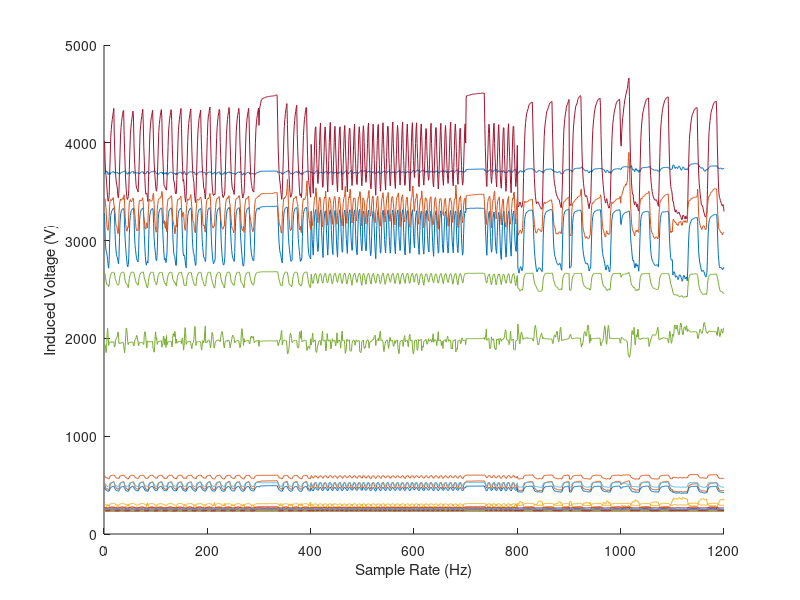
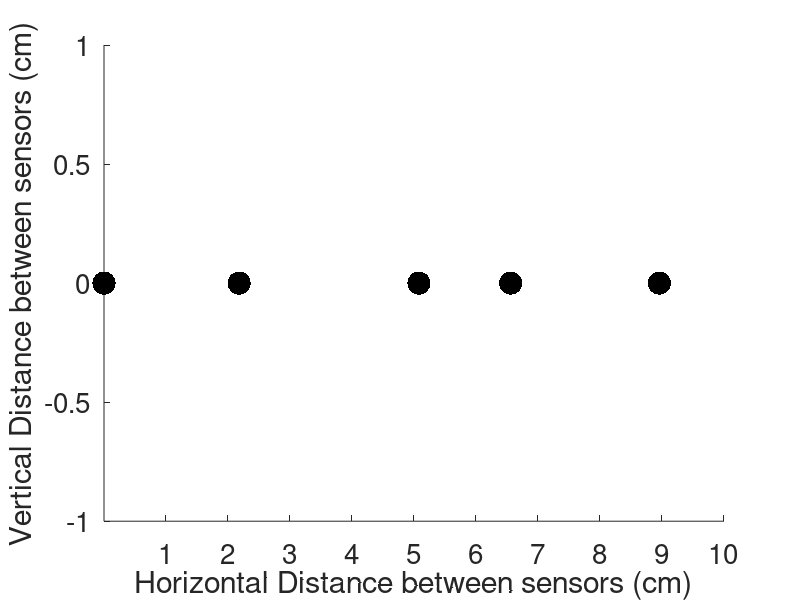

Write MATLAB code to recreate these figures, in order.
%-------------------------------------------------------------------------
% Project: FYP Giving the Brain a Body
% Authors: Maria N. Petrou
% Description: Convert recorded induced voltage data from Magnetic
%              Inductance Transmitter to distance to measure actuator
%              expansion.
% -------------------------------------------------------------------------

clc, clear, close all 

%% load data
load data.mat

%% plot 28 measurements possible from the device over 1200 frames
figure(1)
hold on
for i = 1:length(data(1,:))
    plot(data(:,i))
end
hold off
ylabel('Induced Voltage (V)')
xlabel('Sample Rate (Hz)')

%% convert to distance and plot
% 28 unique coil pairs: 1-2, 1-3, …, 1-8, 2-3, 2-4, …, 7-8,
% so isolate 1-2, 2-3, 3-4, 4-5, 5-6, 6-7, 7-8
% focus on first 5 sensors (because errors propagate and actuator was
% connected to first 2 so might as well look at these ones specifically.

% Convert the sensor measurement to distance
% predefined variables for induced voltage to distance conversion
a = 1663;
b = -0.9646;
c = 1.575;

% initial position
d1=data(1,:);

% translate all voltage values to distance using predefined equation
for i=1:28
    y(i) = a*(d1(1,i))^b + c;
end

% x co-ordinates
elmntX1=[0,y(1),y(2),y(1)+y(8)+y(14),y(1)+y(8)+y(14)+y(19)];

% y co-ordinate
elmntY1 = [0 0 0 0 0];

% plot initial distance so that it is always in the video
figure(2)
hold on
for i = 1:length(elmntX1)
    % plot initial points
    plot(elmntX1(i), elmntY1(i), 'k.','MarkerSize',50,'LineWidth', 2)
    xlim([0, 10])
    %     title('Plot of distance travelled by sensors')
    ylabel('Vertical Distance between sensors (cm)')
    xlabel('Horizontal Distance between sensors (cm)')
    xticks(1:10);
    set(gca,'FontSize',20)
end

% calculate distance for all moving points
for i=2:size(data,1)
    di=data(i,:);

    % This is the for loop that translates all the voltage values to distance
    for j=1:28
        y(j) = a*(di(1,j))^b + c;
    end

    % x co-ordinates
    elmntX1=[0,y(1),y(2),y(1)+y(8)+y(14),y(1)+y(8)+y(14)+y(19)];

    % y co-ordinate
    elmntY1 = [0 0 0 0 0];

    % plot a marker for each sensor  
    plotHandles1 = plot(elmntX1(1), elmntY1(1), 'r-o','MarkerSize',20,'LineWidth', 2);
    plotHandles2 = plot(elmntX1(2), elmntY1(2), 'r-o','MarkerSize',20,'LineWidth', 2);
    plotHandles3 = plot(elmntX1(3), elmntY1(3), 'r-o','MarkerSize',20,'LineWidth', 2);
    plotHandles4 = plot(elmntX1(4), elmntY1(4), 'r-o','MarkerSize',20,'LineWidth', 2);
    plotHandles5 = plot(elmntX1(5), elmntY1(5), 'r-o','MarkerSize',20,'LineWidth', 2);
    
    % plot position of each sensor for each sample
    drawnow
    
    % Clear the points of current sample
    delete(plotHandles1); 
    delete(plotHandles2); 
    delete(plotHandles3); 
    delete(plotHandles4); 
    delete(plotHandles5); 
end
hold off
